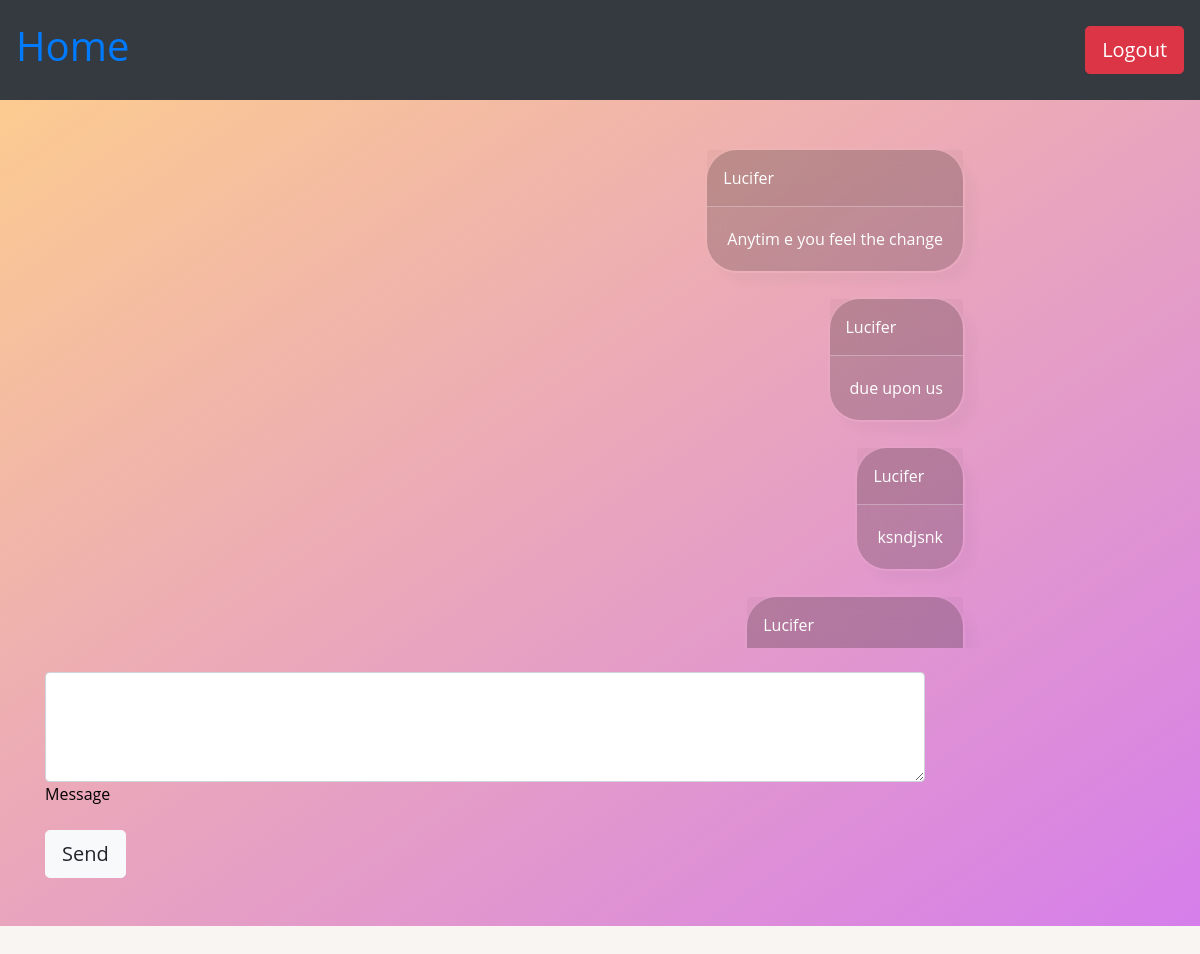
Page /room/HAr_hAR (signed in) on the committed database.
### app/models.py (models this page shows, shortened)
class Message(models.Model):
    user = models.ForeignKey(User, on_delete=models.CASCADE, related_name="get_users_messages")
    room = models.ForeignKey(Room, on_delete=models.CASCADE, related_name="get_rooms_messages")
    message = models.TextField()
    timestamp = models.DateTimeField(auto_now_add=True)

class User(AbstractUser):
    joinedRooms = models.IntegerField(default=0)
    createdRooms = models.IntegerField(default=0)

### app/views.py (the view)
# urls.py: path('room/<str:room_name>', views.room, name='room'),
@login_required(login_url="login")
def room(request, room_name):
    if request.method == "POST":
        pass
    else:
        room = Room.objects.get(name=room_name)
        user_rooms = UserRooms.objects.filter(user=request.user)
        rooms = [x.room for x in user_rooms]
        print(rooms)
        if room not in rooms and room.admin != request.user:
            return HttpResponse("You are not in this room", status=403)
        messages = Message.objects.filter(room=room)
        return render(request, 'app/room.html', {
            'room': room,
            'messages': messages
        })

### app/models.py (called while the page is built)
    def __str__(self):
        return f"{self.name} created by {self.admin.username}"

### app/templates/app/room.html (shortened to what this page needs)
{% load static %}
<!DOCTYPE html>
<html lang="en">
    <head>
        <link rel="stylesheet" href="https://stackpath.bootstrapcdn.com/bootstrap/4.4.1/css/bootstrap.min.css">
        <link rel="stylesheet" href="https://cdn.jsdelivr.net/npm/bootstrap-icons@1.5.0/font/bootstrap-icons.css">
       <link rel="stylesheet" href="{% static 'app/room.css' %}">
    </head>
    <body>
        <nav class="navbar navbar-dark bg-dark navbar-expand-lg d-flex justify-content-between" style="display: block;">
               <a class="h1" href="{% url 'index' %}">Home</a>
               <a class="btn btn-danger btn-lg" href="{% url 'logout' %}">Logout</a>
        </nav>
        <section class="gradient-custom">
            <div class="container py-5">
              <div class="row">
                <div class="col-md-6 col-lg-7 col-xl-10" style="overflow-y: scroll !important;  height: 500px; !important; overflow-anchor: none;" >
                  <ul class="list-unstyled text-white d-flex flex-column" id="ul_cont">
                    {% for message in messages %}
                     {% if message.user == user %}
                    <li class="d-flex justify-content-between mb-4 float-right align-self-end">
                      <div class="card mask-custom">
                        <div class="card-header d-flex justify-content-between p-3"
                          style="border-bottom: 1px solid rgba(255,255,255,.3);">
                          <p class="fw-bold mb-0">{{message.user.username}}</p>
                        </div>
                        <div class="card-body">
                          <p class="mb-0">
                           {{message.message}}
                          </p>
                        </div>
                      </div>
                    </li>
                    {% endif %}
                     {% endfor %}
                  </ul>
                </div>
              </div>
              <div class="form-group form-white mt-4" style="max-width: 880px;">
                <textarea class="form-control" id="text-message" rows="4"></textarea>
                <label class="form-label" for="text-message">Message</label>
              </div>
            <button type="button" id="Send" class="btn btn-light btn-lg btn-rounded float-end" onclick="scrollToLastItem()">Send</button>
            </div>
          </section>
    </body>
</html>

### app/static/app/room.css (style rules this page uses)
body { background-color: #F8F5F3; font-family: 'Open Sans', sans-serif; color: #000000; height: fit-content; min-height: 100vh; margin: 0; padding: 0; }
nav { height: 100px; }
.gradient-custom { background: #fccb90; background: -webkit-linear-gradient(to bottom right, rgba(252, 203, 144, 1), rgba(213, 126, 235, 1)); background: linear-gradient(to bottom right, rgba(252, 203, 144, 1), rgba(213, 126, 235, 1)) }
.mask-custom { background: rgba(24, 24, 16, .2); border-radius: 2em; backdrop-filter: blur(15px); border: 2px solid rgba(255, 255, 255, 0.05); background-clip: padding-box; box-shadow: 10px 10px 10px rgba(46, 54, 68, 0.03); }

### rows in the picture
Message: user.username "Lucifer", message "Anytim e you feel the change"
Message: user.username "Lucifer", message "due upon us"
Message: user.username "Lucifer", message "ksndjsnk"
Message: user.username "Lucifer"
